Frame 1 (no input): blank canvas, image omitted
Frame 60 (the mouse pressed at the canvas centre just before this capture): blank canvas, image omitted
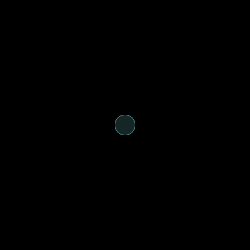
Frame 120 (the mouse held since frame 60 and released just before this capture)

The Processing sketch whose frames 1 and 60 were blank and that drew this single picture after the mouse press (run headless with seeded random() and noise(); from frame 60 on, the mouse is pressed at the canvas centre):

// Processing sketch: processing_36464
// ── processing_36464.pde

int counter;

void setup() {  //setup function called initially, only once
  size(250, 250);
  background(0);  //set background white
  colorMode(HSB);   //set colors to Hue, Saturation, Brightness mode
  counter = 0;
}

void draw() {  //draw function loops 
  counter++;
  noStroke();
  
  if(mousePressed == true) { //add some interaction
  fill(mouseX,mouseY,random(255));
    ellipse(mouseX, mouseY, 20, 20);
  }
  else {
   // ellipse(width/2, height/2, 80*sin(counter), 80*sin(counter));
  }
}

                
                
